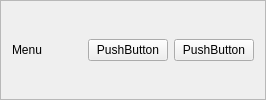
           <widget class="QFrame" name="frame_15">
            <property name="sizePolicy">
             <sizepolicy hsizetype="Preferred" vsizetype="Preferred">
              <horstretch>0</horstretch>
              <verstretch>0</verstretch>
             </sizepolicy>
            </property>
            <property name="frameShape">
             <enum>QFrame::StyledPanel</enum>
            </property>
            <property name="frameShadow">
             <enum>QFrame::Raised</enum>
            </property>
            <layout class="QHBoxLayout" name="horizontalLayout_12">
             <item>
              <widget class="QLabel" name="label_23">
               <property name="text">
                <string>Menu</string>
               </property>
              </widget>
             </item>
             <item>
              <spacer name="horizontalSpacer_2">
               <property name="orientation">
                <enum>Qt::Horizontal</enum>
               </property>
               <property name="sizeHint" stdset="0">
                <size>
                 <width>40</width>
                 <height>20</height>
                </size>
               </property>
              </spacer>
             </item>
             <item>
              <widget class="QPushButton" name="minimizBotton">
               <property name="text">
                <string>PushButton</string>
               </property>
              </widget>
             </item>
             <item>
              <widget class="QPushButton" name="closeBotton">
               <property name="text">
                <string>PushButton</string>
               </property>
              </widget>
             </item>
            </layout>
           </widget>
